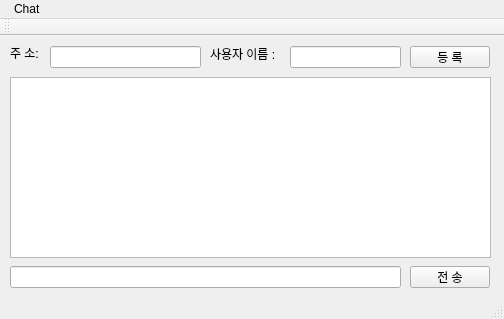
<?xml version="1.0" encoding="UTF-8"?>
<ui version="4.0">
 <class>MainWindow</class>
 <widget class="QMainWindow" name="MainWindow">
  <property name="geometry">
   <rect>
    <x>0</x>
    <y>0</y>
    <width>504</width>
    <height>319</height>
   </rect>
  </property>
  <property name="windowTitle">
   <string>MainWindow</string>
  </property>
  <widget class="QWidget" name="centralWidget">
   <widget class="QLineEdit" name="edit_message">
    <property name="geometry">
     <rect>
      <x>10</x>
      <y>230</y>
      <width>391</width>
      <height>22</height>
     </rect>
    </property>
   </widget>
   <widget class="QPushButton" name="btn_send">
    <property name="geometry">
     <rect>
      <x>410</x>
      <y>230</y>
      <width>80</width>
      <height>22</height>
     </rect>
    </property>
    <property name="text">
     <string> 전 송 </string>
    </property>
   </widget>
   <widget class="QLineEdit" name="edit_address">
    <property name="geometry">
     <rect>
      <x>50</x>
      <y>10</y>
      <width>151</width>
      <height>22</height>
     </rect>
    </property>
   </widget>
   <widget class="QLabel" name="label">
    <property name="geometry">
     <rect>
      <x>10</x>
      <y>10</y>
      <width>59</width>
      <height>14</height>
     </rect>
    </property>
    <property name="text">
     <string>주 소: </string>
    </property>
   </widget>
   <widget class="QLabel" name="label_2">
    <property name="geometry">
     <rect>
      <x>210</x>
      <y>10</y>
      <width>71</width>
      <height>16</height>
     </rect>
    </property>
    <property name="text">
     <string>사용자 이름 : </string>
    </property>
   </widget>
   <widget class="QLineEdit" name="edit_name">
    <property name="geometry">
     <rect>
      <x>290</x>
      <y>10</y>
      <width>111</width>
      <height>22</height>
     </rect>
    </property>
   </widget>
   <widget class="QPushButton" name="btn_register">
    <property name="geometry">
     <rect>
      <x>410</x>
      <y>10</y>
      <width>80</width>
      <height>22</height>
     </rect>
    </property>
    <property name="text">
     <string>등 록</string>
    </property>
   </widget>
   <widget class="QListWidget" name="list_text_view">
    <property name="geometry">
     <rect>
      <x>10</x>
      <y>41</y>
      <width>481</width>
      <height>181</height>
     </rect>
    </property>
   </widget>
  </widget>
  <widget class="QMenuBar" name="menuBar">
   <property name="geometry">
    <rect>
     <x>0</x>
     <y>0</y>
     <width>504</width>
     <height>19</height>
    </rect>
   </property>
   <widget class="QMenu" name="menu_Chat">
    <property name="title">
     <string> Chat</string>
    </property>
   </widget>
   <addaction name="menu_Chat"/>
  </widget>
  <widget class="QToolBar" name="mainToolBar">
   <attribute name="toolBarArea">
    <enum>TopToolBarArea</enum>
   </attribute>
   <attribute name="toolBarBreak">
    <bool>false</bool>
   </attribute>
  </widget>
  <widget class="QStatusBar" name="statusBar"/>
 </widget>
 <layoutdefault spacing="6" margin="11"/>
 <resources/>
 <connections>
  <connection>
   <sender>btn_send</sender>
   <signal>pressed()</signal>
   <receiver>edit_address</receiver>
   <slot>copy()</slot>
   <hints>
    <hint type="sourcelabel">
     <x>449</x>
     <y>276</y>
    </hint>
    <hint type="destinationlabel">
     <x>426</x>
     <y>46</y>
    </hint>
   </hints>
  </connection>
 </connections>
</ui>
